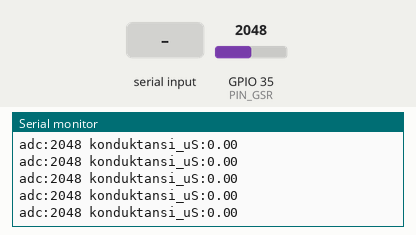
Bench run of a sketch on a simulated ESP32. Shown: the last lines printed to the serial monitor. The test bench sets the inputs (shaded band); at power-on: GPIO 35 (PIN_GSR) = 2048 (analog values on the 0–4095 scale).

Above: at 1.2 s.
1.3 s: "c" received over Serial
At 1.38 s:
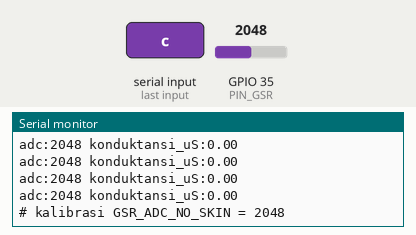
2.8 s: GPIO 35 (PIN_GSR) set to 2866
At 2.82 s:
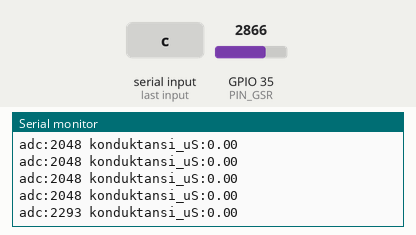
4.3 s: GPIO 35 (PIN_GSR) set to 3603
At 4.35 s:
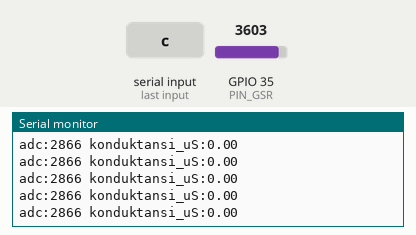
Timing chart, 0 to 7.3 s (numbered marks = the images above; inputs shaded):
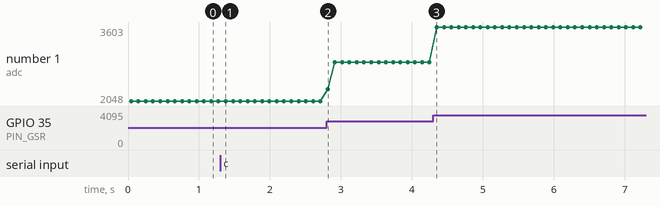

The sketch:

04_gsr_fz3294.ino
```cpp
// Uji 04 — GSR FZ3294 berdiri sendiri. Wiring: SIG->GPIO35, VCC 3V3, GND.
// LANGKAH KALIBRASI: lepaskan elektroda dari kulit, catat nilai "adc" rata-rata, lalu isi
// GSR_ADC_NO_SKIN di config.h firmware utama (dan di sini). Setelah itu pasang ke jari/telapak.
const int PIN_GSR = 35;
float GSR_ADC_NO_SKIN = 2048;   // ganti dengan hasil kalibrasi

void setup() {
  Serial.begin(115200);
  analogReadResolution(12);
  analogSetPinAttenuation(PIN_GSR, ADC_11db);
  Serial.println("GSR siap. Kirim 'c' untuk mengambil pembacaan saat ini sebagai kalibrasi tanpa kulit.");
}

void loop() {
  uint32_t acc = 0;
  for (int i = 0; i < 20; ++i) { acc += analogRead(PIN_GSR); delay(2); }
  float a = acc / 20.0f;
  float us = NAN;
  if (a < GSR_ADC_NO_SKIN - 5) us = 1e6f / (((4096.0f + 2 * a) * 10000.0f) / (GSR_ADC_NO_SKIN - a));
  Serial.printf("adc:%.0f konduktansi_uS:%.2f\n", a, isnan(us) ? 0.0f : us);
  while (Serial.available()) if (Serial.read() == 'c') { GSR_ADC_NO_SKIN = a; Serial.printf("# kalibrasi GSR_ADC_NO_SKIN = %.0f\n", a); }
  delay(60);   // ~10 Hz
}
```

Measured:
- after the input at 1.3 s, the serial monitor: prints a new line after 0.08 s (image 1)
- after the input at 2.8 s, the serial monitor: prints a new line at once (image 2)
- plotted number 1: 2048 → 2866 after the input at 2.8 s, 2866 → 3603 after the input at 4.3 s
